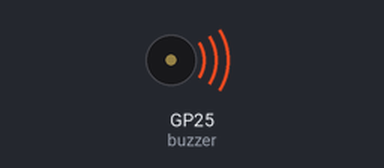
A program run on a simulated Raspberry Pi Pico running MicroPython. On the bench: buzzer (waves = sounding). At 5.0 s the program stops and its outputs stay as they are.

Above: at 0.2 s.
Timing chart, 0 to 3.0 s (numbered marks = the images above):
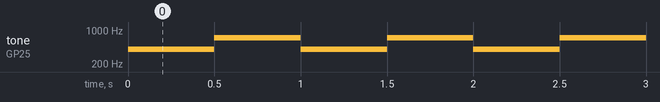

Measured:
- by itself, tone on GP25 (buzzer): repeats every 1.0 s: 700 Hz 0.50 s, 400 Hz 0.50 s

The program:

buzzer.py
```python
from machine import Pin, PWM
import time

buzzer = PWM(Pin(25, Pin.OUT), duty=900) # GPIO25

def sound():
    buzzer.freq(400)
    time.sleep(0.5)
    buzzer.freq(700)
    time.sleep(0.5)

try:
    for i in range(5):
        sound()
    buzzer.deinit()
except:  # CTRL + C 中斷
    buzzer.deinit()
```
